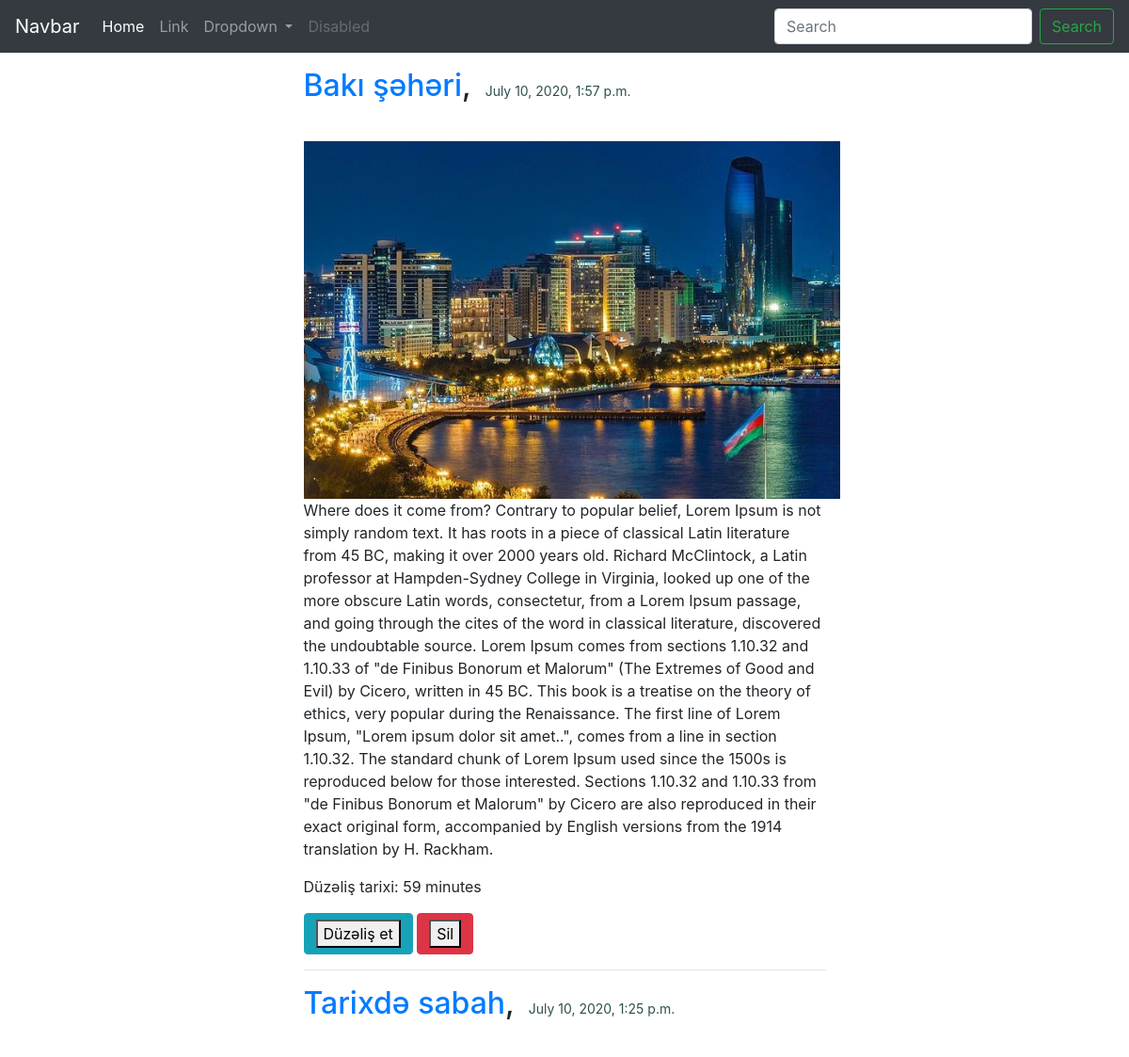
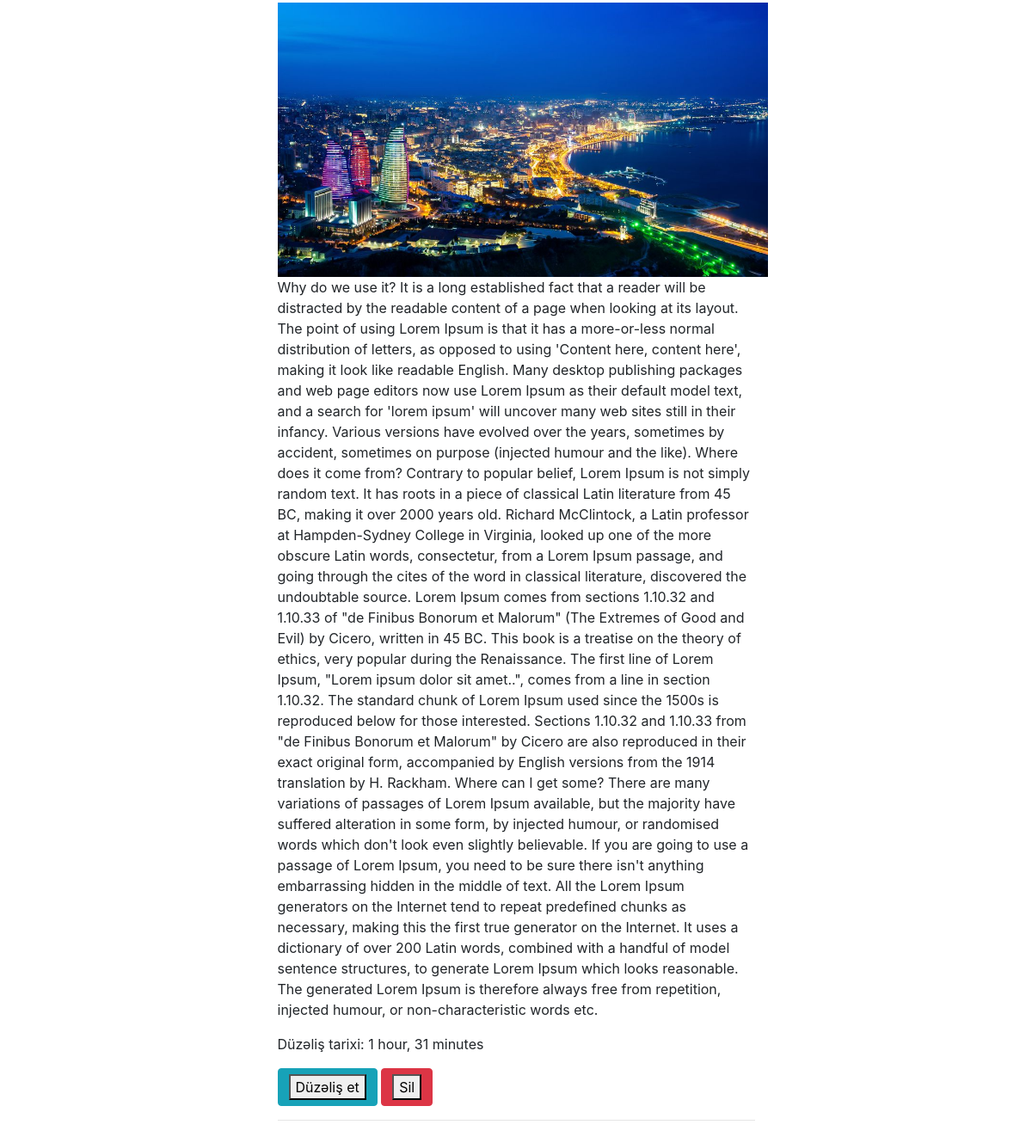
/posts/, run on the app's committed database (2 pictures, top to bottom).
### blog/models.py (models this page shows, shortened)
class Post(models.Model):
    category=models.ManyToManyField(Category)
    titles=models.CharField(max_length=120,blank=False,verbose_name="Bashliq")
    slugfy = models.SlugField(max_length=123, editable=False, null=False, unique=True)
    content = models.TextField(blank=False,verbose_name="Mezmun")
    image = models.ImageField(blank=True,verbose_name='məqalə üçün şəkil')
    draft=models.BooleanField(default=False,verbose_name="Qaralama olaraq yadda saxlanilsin?")
    create_time = models.DateTimeField(auto_now_add=True)
    updated_time=models.DateTimeField(auto_now=True)
    def get_image_or_none(self):
        if self.image and hasattr(self.image,'url'):
            return self.image.url
        return None
    class Meta:
        verbose_name = "Paylaşım"
        verbose_name_plural = "Paylaşımlar"
        ordering=['-create_time']

### blog/views.py (the view)
# urls.py: path('posts/', views.req_det,name='posts'),
def req_det(request):
    post=Post.objects.all()
    return render(request, template_name="Posts/post.html", context={'posts': post})

### Templates/Posts/post.html
{% extends 'Posts/base.html' %}
{% block content %}
{%  for post in posts %}
<div class="col-lg-6 offset-md-3"  >
    <p><h2><a href="{% url 'post_detail' post.slugfy %}">{{post.titles}}</a>,<small style="size: 1px;
    text-align: end;
    font-size: 14px;
    padding-left: 15px;
    color: darkslategrey;">{{post.create_time}}</small></h2></p>
<br>
{% if post.get_image_or_none %}
    <img src="{{ post.get_image_or_none }}" style="width:570px;" class="img-responsive">
    {% endif %}
<p>{{post.content}}</p>
<p>Düzəliş tarixi: {{ post.updated_time|timesince }}</p>
<a class="btn btn-info" href="{% url 'update' post.slugfy %}"><button>Düzəliş et</button></a>
<a class="btn btn-danger" href="{% url 'delete' post.slugfy %}"><button>Sil</button></a>
    <hr>
</div>
{% endfor %}
    {% endblock %}

### Templates/Posts/base.html (shortened to what this page needs)
{% load static %}
<!DOCTYPE html>
<html lang="en">
<head>
    <link rel="stylesheet" href="https://stackpath.bootstrapcdn.com/bootstrap/4.5.0/css/bootstrap.min.css">
</head>
<body>
<nav class="navbar navbar-expand-lg navbar-dark bg-dark">
  <a class="navbar-brand" href="#">Navbar</a>
  <div class="collapse navbar-collapse" id="navbarSupportedContent">
    <ul class="navbar-nav mr-auto">
      <li class="nav-item active">
        <a class="nav-link" href="#">Home <span class="sr-only">(current)</span></a>
      </li>
      <li class="nav-item">
        <a class="nav-link" href="#">Link</a>
      </li>
      <li class="nav-item dropdown">
        <a class="nav-link dropdown-toggle" href="#" id="navbarDropdown" role="button" data-toggle="dropdown" aria-haspopup="true" aria-expanded="false">
          Dropdown
        </a>
      </li>
      <li class="nav-item">
        <a class="nav-link disabled" href="#" tabindex="-1" aria-disabled="true">Disabled</a>
      </li>
    </ul>
    <form class="form-inline my-2 my-lg-0">
      <input class="form-control mr-sm-2" type="search" placeholder="Search" aria-label="Search">
      <button class="btn btn-outline-success my-2 my-sm-0" type="submit">Search</button>
    </form>
  </div>
</nav>
<div class="container-fluid" style="padding-bottom:10px;">
{% block content %}
{% endblock %}
</div>
</body>
</html>

### data on the page
Post: titles "Bakı şəhəri", create_time "July 10, 2020, 1:57 p.m.", get_image_or_none (picture), content "Where does it come from? Contrary to popular belief, Lorem Ipsum is not simply random text. It has roots in a piece of classical Latin literature from 45 BC, making it over 2000 years old. Richard McClintock, a Latin professor at Hampden-Sydney College in Virginia, looked up one of the more obscure Latin words, consectetur, from a Lorem Ipsum passage, and going through the cites of the word in classical literature, discovered the undoubtable source. Lorem Ipsum comes from sections 1.10.32 and 1.10.33 of \"de Finibus Bonorum et Malorum\" (The Extremes of Good and Evil) by Cicero, written in 45 BC. This book is a treatise on the theory of ethics, very popular during the Renaissance. The first…", updated_time "59 minutes"
Post: titles "Tarixdə sabah", create_time "July 10, 2020, 1:25 p.m.", get_image_or_none (picture), content "Why do we use it? It is a long established fact that a reader will be distracted by the readable content of a page when looking at its layout. The point of using Lorem Ipsum is that it has a more-or-less normal distribution of letters, as opposed to using 'Content here, content here', making it look like readable English. Many desktop publishing packages and web page editors now use Lorem Ipsum as their default model text, and a search for 'lorem ipsum' will uncover many web sites still in their infancy. Various versions have evolved over the years, sometimes by accident, sometimes on purpose (injected humour and the like). Where does it come from? Contrary to popular belief, Lorem Ipsum is…", updated_time "1 hour, 31 minutes"
